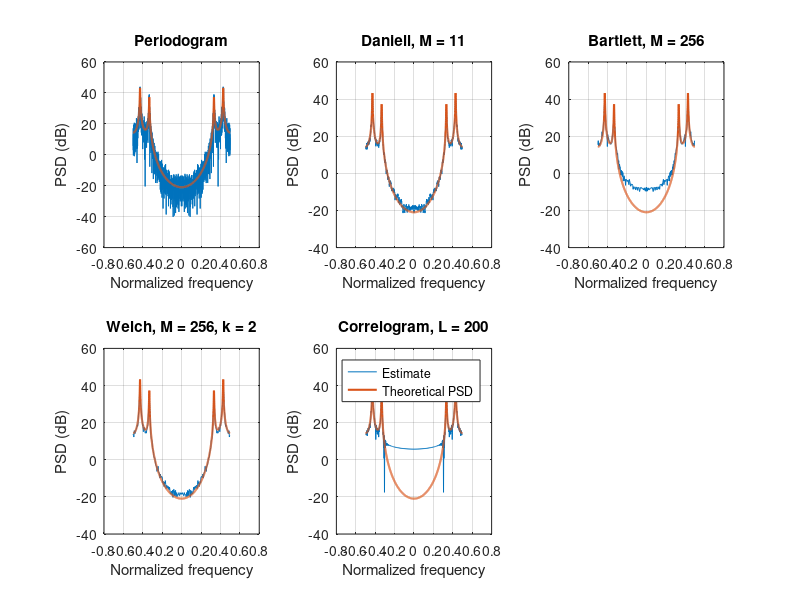

The MATLAB source for this figure: (Note: this script raises an error after producing the figure.)
close all ; clear all ; clc;

function [P, fn] = periodo(x)
    x = x(:);
    N = length(x);
    Nfft = 2^nextpow2(N); % Zero padding to have Nfft = 2^alpha
    X = fftshift(fft(x, Nfft));
    P = abs(X).^2 / N;
    fn = -1/2 : 1/Nfft : 1/2 - 1/Nfft;
end



function [P_D, fn] = Daniell_periodogram(x, M)
    x = x(:);
    N = length(x);
    X = fftshift(fft(x));
    P = abs(X).^2 / N;
    if (mod(M, 2) == 0)
        error('M should be odd.');
    end
    J = (M - 1) / 2;
    P_D = zeros(1, N - 2 * J); % remove the samples at the extremities that do not have neighboring samples on the left or right
    for i = J + 1 : N - J
        P_D(i - J) = mean(P(i - J: i + J));
    end
    fn = -1/2 : 1/N : 1/2 - 1/N;
    fn = fn(J + 1: N - J);
end



function [P_B, fn] = Bartlett_periodogram(x, M)
    x = x(:);
    N = length(x);   
    if (M > N) 
        error('M must be less than or equal to length(x).');
    end
    L = floor(N / M);
    P_segments = zeros(L, M);
    for i = 1 : L
        segment = x(i*M - M + 1 : i * M);
        P_segments(i, :) = abs(fftshift(fft(segment))).^2 / M;
    end
    P_B = mean(P_segments, 1);  % mean of the L periodograms, frequency by frequency
    fn = -1/2 : 1/M : 1/2 - 1/M;
end


function [P_W, fn] = Welch_periodogram(x, M, k)
    x = x(:); % to get a column vector, compatible with hamming() that returns a column vector
    N = length(x);
    if (M > N) 
        error('M must be less than or equal to length(x).');
    end
    if (k <= 1)
        error('k must be greater than 1.');
    end
    L = floor((N - M) / (M - floor(M/k))) + 1; 
    P_segments = zeros(L, M);
    w = hamming(M); 
    for i = 1 : L
        segment = x(i*M - (i-1)*(floor(M/k)) - M + 1 : i*M - (i-1)*(floor(M/k)));
        segment = segment.*w;
        P_segments(i, :) = abs(fftshift(fft(segment))).^2 / sum(w.^2); % divide by the energy of window for normalization
    end
    P_W = mean(P_segments, 1);
    fn = -1/2 : 1/M : 1/2 - 1/M;
end


function [P_c, fn] = correlogram(x, L)
    x = x(:); % to get a column vector, compatible with hamming() that returns a column vector
    N = length(x);
    if (L >= N) 
        error('L must be less than length(x).');
    end
    Rxx = xcorr(x, L, 'unbiased');
    w = hamming(2*L + 1); 
    Rxx_windowed = Rxx.*w;
    P_c = fftshift(fft(ifftshift(Rxx_windowed)));
    % P_c = real(P_c);
    fn = (-L : L) / (2*L + 1);
end


function plot_all_estimates(x, f, DSP, M_D, M, k, L, sigName)
    [P,   fn]   = periodo(x);                        
    [P_D, fn_D] = Daniell_periodogram(x, M_D);       
    [P_B, fn_B] = Bartlett_periodogram(x, M);        
    [P_W, fn_W] = Welch_periodogram(x, M, k);       
    [P_c, fn_c] = correlogram(x, L);                 

    DSP_dB = 10*log10(DSP);

    figure;
    subplot(2, 3, 1);                              
    plot(fn, 10*log10(P)); hold on;
    plot(f, DSP_dB, 'LineWidth', 1.5); hold off;
    title('Periodogram');
    xlabel('Normalized frequency'); ylabel('PSD (dB)');
    grid on;

    subplot(2, 3, 2);  
    plot(fn_D, 10*log10(P_D)); hold on;
    plot(f, DSP_dB, 'LineWidth', 1.5); hold off;
    title(sprintf('Daniell, M = %d', M_D));
    xlabel('Normalized frequency'); ylabel('PSD (dB)');
    grid on;

    subplot(2, 3, 3);                            
    plot(fn_B, 10*log10(P_B)); hold on;
    plot(f, DSP_dB, 'LineWidth', 1.5); hold off;
    title(sprintf('Bartlett, M = %d', M));
    xlabel('Normalized frequency'); ylabel('PSD (dB)');
    grid on;

    subplot(2, 3, 4);                            
    plot(fn_W, 10*log10(P_W)); hold on;
    plot(f, DSP_dB, 'LineWidth', 1.5); hold off;
    title(sprintf('Welch, M = %d, k = %g', M, k));
    xlabel('Normalized frequency'); ylabel('PSD (dB)');
    grid on;

    subplot(2, 3, 5);
    plot(fn_c, 10*log10(P_c)); hold on;
    plot(f, DSP_dB, 'LineWidth', 1.5); hold off;
    title(sprintf('Correlogram, L = %d', L));
    xlabel('Normalized frequency'); ylabel('PSD (dB)');
    grid on;

    legend('Estimate', 'Theoretical PSD', 'Position', [0.72 0.25 0.15 0.08]); 
    sgtitle(['PSD estimates of the ', sigName]);
end




N = 2000;
R = 0.99;
f1_res = 1/3; % Normalized
f2_res = 3/7;

omega1 = 2*pi*f1_res;
omega2 = 2*pi*f2_res;

p1 = R * exp(1i*omega1);
p2 = R * exp(-1i*omega2);

fn = -1/2 : 1/N : 1/2 - 1/N;

b = 1;
a = poly([p1 conj(p1) p2 conj(p2)]);

h = freqz(b, a, 2*pi*fn);

u = randn(1, N);
x = filter(b, a, u);


sigma2 = 1;                                      
DSP = sigma2 * abs(h).^2;                      
f = fn;                                       

plot_all_estimates(x, f, DSP, 11, 256, 2, 200, 'AR process');
